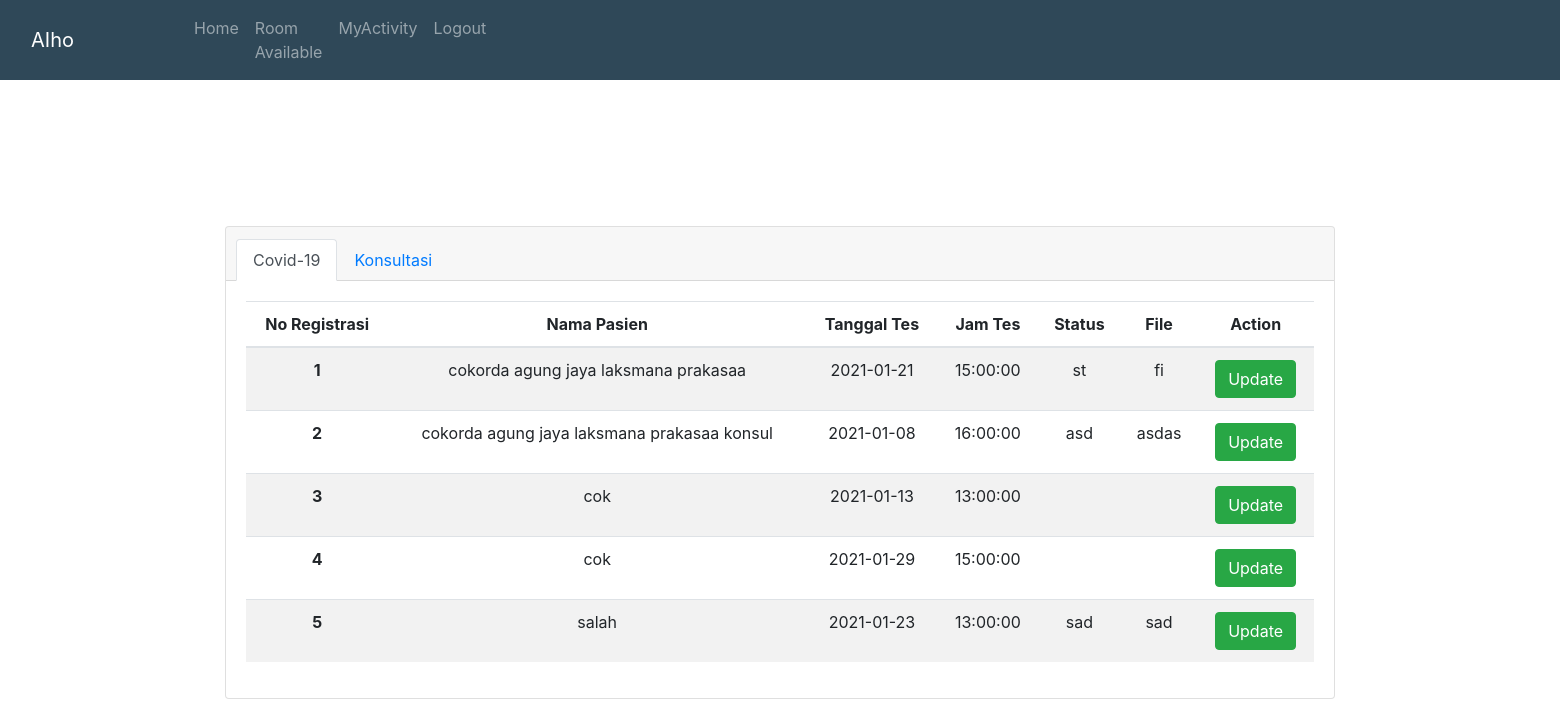
Screenshot of /admin/activityadmin.php with the database file from the repository.
### tables this page shows
CREATE TABLE `testcovid` (
  `id` int(11) NOT NULL,
  `nama` varchar(50) NOT NULL,
  `alamat` varchar(50) NOT NULL,
  `usia` int(3) NOT NULL,
  `no_telp` int(12) NOT NULL,
  `tanggal` date NOT NULL,
  `waktu` time NOT NULL,
  `status` varchar(50) DEFAULT NULL,
  `file` varchar(500) DEFAULT NULL,
  `id_user` varchar(255) NOT NULL
);

### admin/activityadmin.php (the view, shortened to what this page needs)
<html lang="en">
<?php
require 'koneksi.php';
$query = mysqli_query($conn,"SELECT * FROM testcovid");
?>
<head>
    <link rel="stylesheet" href="https://cdn.jsdelivr.net/npm/bootstrap@4.5.3/dist/css/bootstrap.min.css">
    <link rel="stylesheet" href="https://maxcdn.bootstrapcdn.com/bootstrap/4.5.2/css/bootstrap.min.css">
</head>
<body id="warna">
<nav class="navbar navbar-expand-lg navbar-dark">
    <div class="container-fluid">
        <a class="navbar-brand" href="index.php">AIho</a>
        <div class="collapse navbar-collapse" id="navbarNavAltMarkup">
            <div class="navbar-nav">
                <a class="nav-link" ></a><a class="nav-link" ></a><a class="nav-link" ></a><a class="nav-link" ></a><a class="nav-link" ></a><a class="nav-link" ></a>
                <a class="nav-link " href="adminpage.php" >Home</a>
                <a class="nav-link " href="room_available.php" >Room Available</a>
                <a class="nav-link " href="activityadmin.php" >MyActivity</a>
                <a class="nav-link " href="logout.php" >Logout</a>
                <a class="nav-link" href="#"></a>
                <a class="nav-link" href="#"></a>
                <a class="nav-link" ></a><a class="nav-link" ></a><a class="nav-link" ></a><a class="nav-link" ></a><a class="nav-link" ></a><a class="nav-link" ></a>            <a class="nav-link" ></a><a class="nav-link" ></a><a class="nav-link" ></a><a class="nav-link" ></a><a class="nav-link" ></a><a class="nav-link" ></a>            <a class="nav-link" ></a><a class="nav-link" ></a><a class="nav-link" ></a><a class="nav-link" ></a><a class="nav-link" ></a><a class="nav-link" ></a>            <a class="nav-link" ></a><a class="nav-link" ></a><a class="nav-link" ></a><a class="nav-link" ></a><a class="nav-link" ></a><a class="nav-link" ></a>            <a class="nav-link" ></a><a class="nav-link" ></a><a class="nav-link" ></a><a class="nav-link" ></a><a class="nav-link" ></a><a class="nav-link" ></a>            <a class="nav-link" ></a><a class="nav-link" ></a><a class="nav-link" ></a><a class="nav-link" ></a><a class="nav-link" ></a><a class="nav-link" ></a>            <a class="nav-link" ></a><a class="nav-link" ></a><a class="nav-link" ></a><a class="nav-link" ></a><a class="nav-link" ></a><a class="nav-link" ></a>            <a class="nav-link" ></a><a class="nav-link" ></a><a class="nav-link" ></a><a class="nav-link" ></a><a class="nav-link" ></a><a class="nav-link" ></a>            <a class="nav-link" ></a><a class="nav-link" ></a><a class="nav-link" ></a><a class="nav-link" ></a><a class="nav-link" ></a><a class="nav-link" ></a>            <a class="nav-link" ></a><a class="nav-link" ></a><a class="nav-link" ></a><a class="nav-link" ></a><a class="nav-link" ></a><a class="nav-link" ></a><a class="nav-link" ></a><a class="nav-link" ></a><a class="nav-link" ></a><a class="nav-link" ></a><a class="nav-link" ></a><a class="nav-link" ></a>
            </div>
        </div>
    </div>
</nav>
<br><br><br><br>
<div class=container style="padding-top:50px">
    <div class="card text-center">
        <div class="card-header">
            <ul class="nav nav-tabs card-header-tabs">
                <li class="nav-item">
                    <a class="nav-link active" href="#">Covid-19</a>
                </li>
                <li class="nav-item">
                    <a class="nav-link" href="activityadmin2.php">Konsultasi</a>
                </li>
            </ul>
        </div>
        <div class="card-body">
            <table style="text-align: center" class="table table-striped">
                <thead>
                <tr>
                    <th>No Registrasi</th>
                    <th>Nama Pasien</th>
                    <th>Tanggal Tes</th>
                    <th>Jam Tes</th>
                    <th>Status</th>
                    <th>File</th>
                    <th>Action</th>
                </tr>
                </thead>
                <tbody>
                <?php
                while($datacart = mysqli_fetch_array($query)){
                    ?>
                    <tr>
                        <th scope="row"><?php echo $datacart['id'] ?></th>
                        <td><?php echo $datacart['nama'] ?></td>
                        <td><?php echo $datacart['tanggal'] ?></td>
                        <td><?php echo $datacart['waktu'] ?></td>
                        <td><?php echo $datacart['status'] ?></td>
                        <td><?php echo $datacart['file'] ?></td>
                        <td><a href="updatecovid.php?id=<?php echo $datacart['id']?>" class="btn btn-success">Update</a></td>
                    </tr>
                    <?php
                }
                ?>
                </tbody>
            </table>
        </div>
    </div>
</div>
</body>
</html>

### admin/activityadmin.php (style rules this page uses)
.navbar { background-color: #2f4858; }

### rows the page displays
testcovid: id "1", nama "cokorda agung jaya laksmana prakasaa", tanggal "2021-01-21", waktu "15:00:00", status "st", file "fi"
testcovid: id "2", nama "cokorda agung jaya laksmana prakasaa konsul", tanggal "2021-01-08", waktu "16:00:00", status "asd", file "asdas"
testcovid: id "3", nama "cok", tanggal "2021-01-13", waktu "13:00:00"
testcovid: id "4", nama "cok", tanggal "2021-01-29", waktu "15:00:00"
testcovid: id "5", nama "salah", tanggal "2021-01-23", waktu "13:00:00", status "sad", file "sad"
